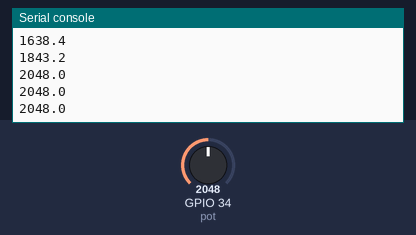
This program was run on a simulated ESP32 board running MicroPython. Shown: the last lines printed to the serial console. The test bench sets the inputs (shaded band); at power-on: GPIO 34 (pot) = 2048 (analog values on the 0–4095 scale).

Above: at 1.2 s.
1.3 s: GPIO 34 (pot) set to 2866
At 1.31 s:
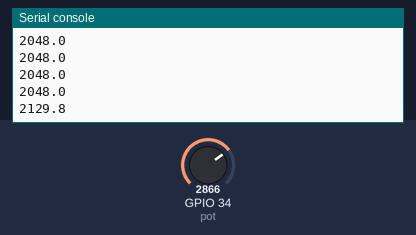
2.8 s: GPIO 34 (pot) set to 3603
At 2.81 s:
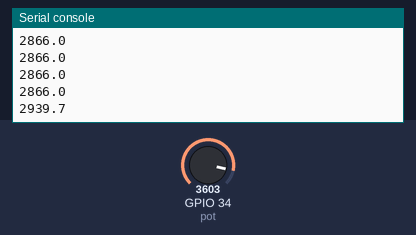
Timing chart, 0 to 5.8 s (numbered marks = the images above; inputs shaded):
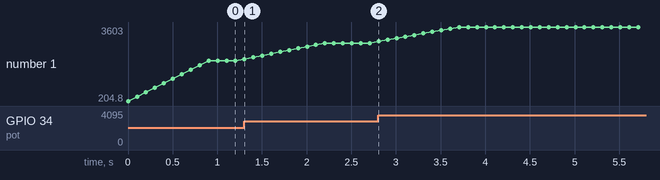

The program:

c25.py
```python
"""
    Smoothing

    Reads repeatedly from an analog input, calculating a running average and
    printing it to the computer. Keeps ten readings in an array and continually
    averages them.

    The circuit:
    - analog sensor (potentiometer will do) attached to GPIO34
"""
from machine import Pin, ADC
from time import sleep

# Define the number of samples to keep track of. The higher the number, the
# more the readings will be smoothed, but the slower the output will respond to
# the input. Using a constant rather than a normal variable lets us use this
# value to determine the size of the readings array.
numReadings = 10


readings = [0] * numReadings         # the readings from the analog input
readIndex = 0                        # the index of the current reading
total = 0                            # the running total
average = 0                          # the average

pot = ADC(Pin(34))
pot.atten(ADC.ATTN_11DB)

print(readings)

while True:
    #subtract the last reading:
    total = total - readings[readIndex]
    #read from the sensor:
    readings[readIndex] = pot.read()
    #add the reading to the total:
    total = total + readings[readIndex]
    #advance to the next position in the array:
    readIndex = readIndex + 1

    #if we're at the end of the array...
    if (readIndex >= numReadings):
        #wrap around to the beginning:
        readIndex = 0

    #calculate the average:
    average = total / numReadings
    #send it to the computer as ASCII digits
    print(average)
    sleep(0.1)        # delay in between reads for stability
```

Measured:
- after the input at 1.3 s, the serial console: prints a new line at once (image 1)
- after the input at 2.8 s, the serial console: prints a new line at once (image 2)
- plotted number 1: 2048 → 2866 after the input at 1.3 s, 2866 → 3603 after the input at 2.8 s
